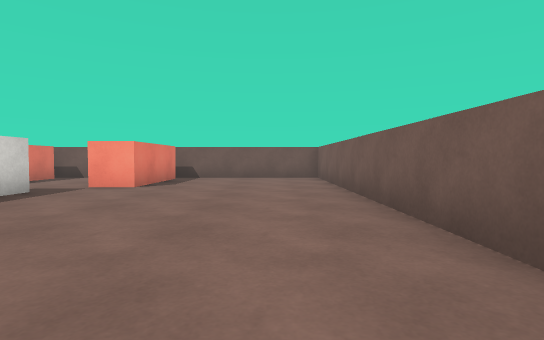
[1] (above)

13 first-person views from a walk through a Unity game level. The camera is 0.62 m above the floor, tilts 2° down and sees 80° across. The floor is counted in squares, 1 m on a side. Each view is taken from the middle of a square. On the plan, view 1 faces up. The plan holds only what a view shows up to about 10 squares ahead; the rest is blank. The player is left out. Surface patterns are stand-ins for the level's own textures.

[2]
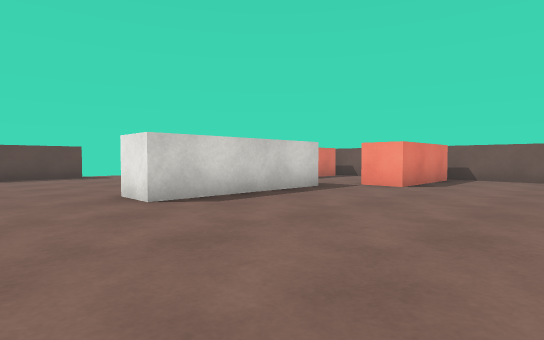

[3]
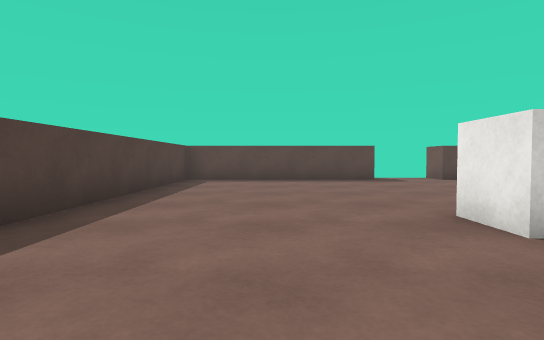

[4]
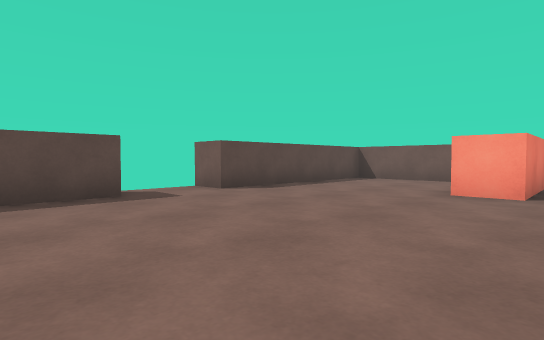

[5]
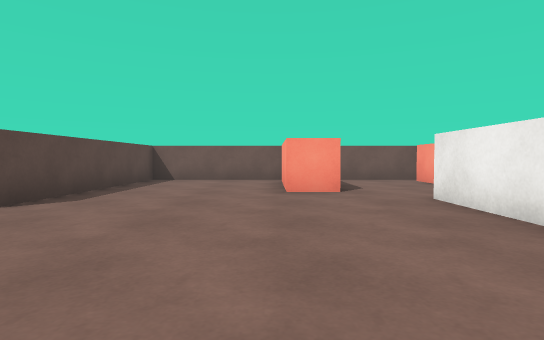

[6]
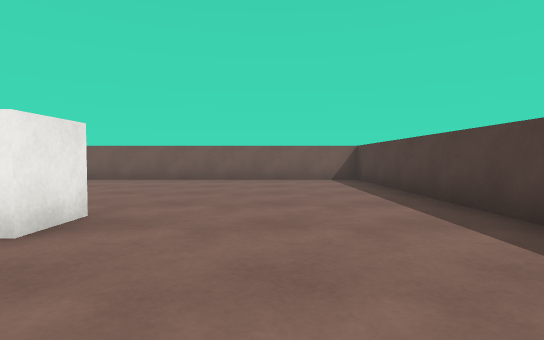

[7]
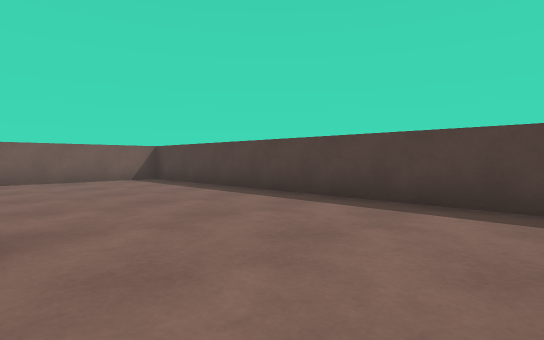

[8]
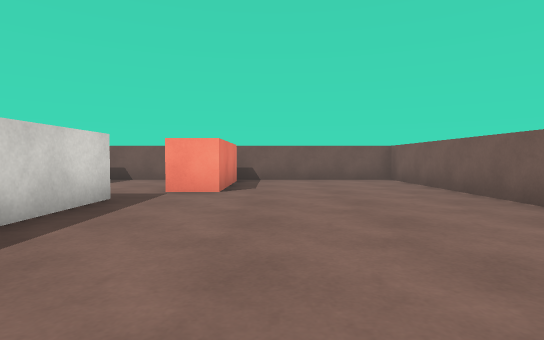

[9]
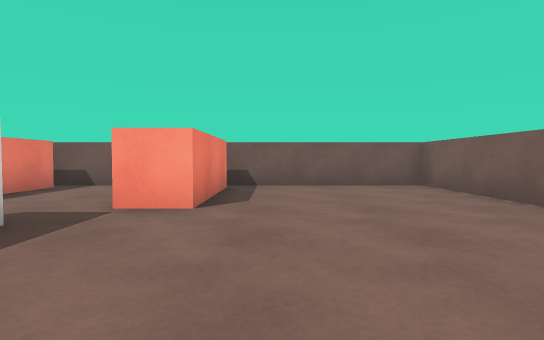

[10]
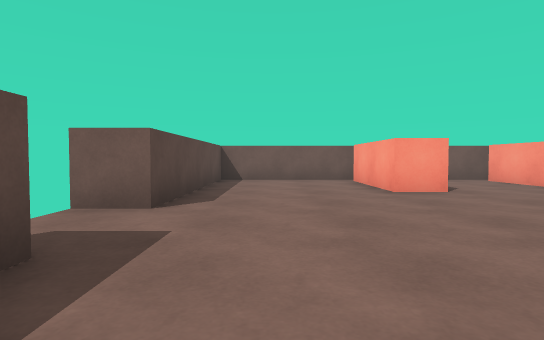

[11]
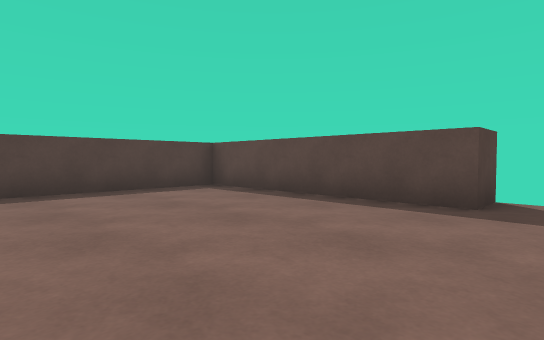

[12]
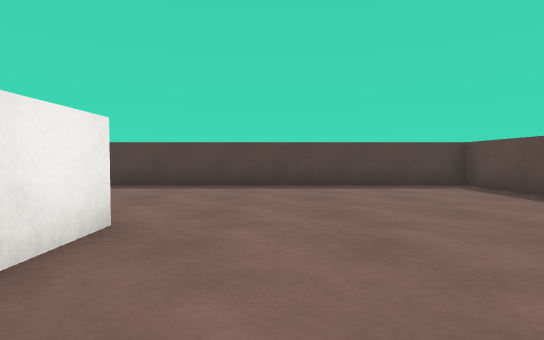

[13]
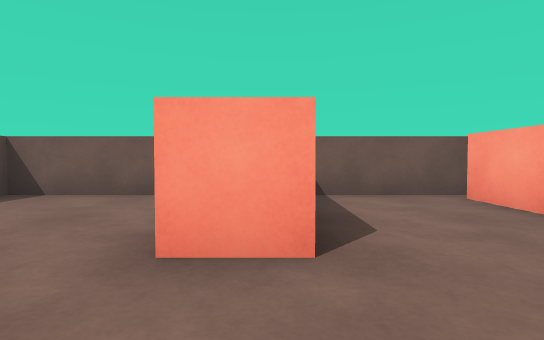

### Floor plan
Points are (right, up) in squares from view 1. A wall is a line through its corners. A room is listed if a view was taken in it or the views show most of it. See-through windows are left out.
Room 1 (views 1, 2, 3, 4, 5, 6, 7, 8, 9, 10, 11, 12, 13)
walls: (-4.5, 6.1) (-4.5, 2) (-5.5, 2) (-5.5, 6); (-4, 8.1) (-4, 10.1); (-6.7, 10.1) (-6.7, 7) (-7.7, 7) (-7.7, 10); (-12.6, 3) (-11.5, 3) (-11.5, -2.5) (1.5, -2.5) (1.5, 10.5) (-11.5, 10.5) (-11.5, 5) (-12.5, 5); (-3, 10.1) (-3, 7) (-4, 7)

Where each view was taken, in squares from view 1:
view 1: 0 up, 0 right, facing up
view 2: 0 up, 0 right, facing up-left
view 3: 0 up, 2 left, facing left
view 4: 1 up, 6 left, facing up-left
view 5: 1 up, 8 left, facing up
view 6: 0 up, 8 left, facing right
view 7: 2 up, 8 left, facing down-right
view 8: 1 up, 2 left, facing up
view 9: 3 up, 2 left, facing up
view 10: 1 up, 10 left, facing up
view 11: 4 up, 7 left, facing down-left
view 12: 5 up, 7 left, facing down
view 13: 5 up, 7 left, facing up
